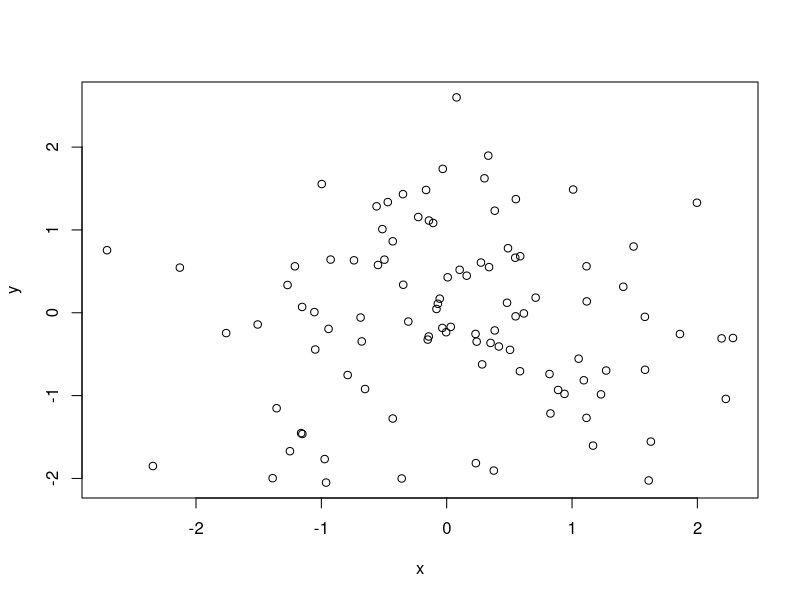
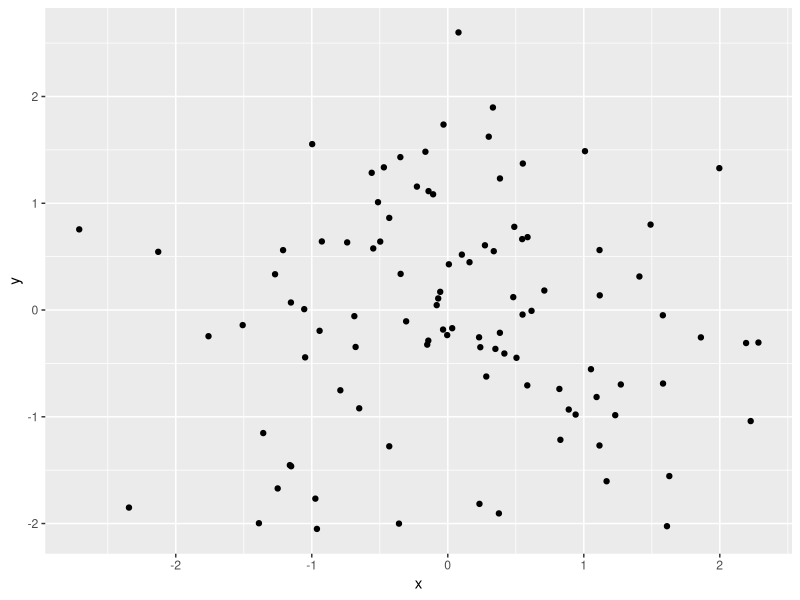

Source code (R) for these figures, in order:
## ---- chunk 1
#| include: false
## TODO setup code here
library("tidyverse")
## ---- chunk 2
x <- 5
## ---- chunk 3
## z-scoring a variable; subtract mean and divide by standard deviation
rt <- c(475, 637, 500, 901, 811, 766)

mean(rt)
sd(rt)

rt - mean(rt)
(rt - mean(rt)) / sd(rt)
## ---- chunk 4
#| echo: false
tribble(~ `function`, ~ description,
        "`select()`", "choose columns to include/exclude",
        "`filter()`", "specify criteria for including/excluding rows",
        "`mutate()`", "add new variables",
        "`arrange()`", "sort the rows",
        "`group_by()`", "change unit of analysis",
        "`summarise()`", "calculate aggregate statistics") |> knitr::kable()
## ---- chunk 5
#| echo: false
tribble(~ `function`, ~ description,
        "`count()`", "count unique combinations of variable values",
        "`distinct()`", "enumerate unique combinations of variable values",
        "`nrow()`", "number of rows in the table") |> knitr::kable()
## ---- chunk 6
sw1 <- count(starwars, hair_color)
sw2 <- arrange(sw1, desc(n))
sw2
## ---- chunk 7
starwars |>
  count(hair_color) |>
  arrange(desc(n))
## ---- chunk 8
#| echo: false
## generate some data
set.seed(1451)
x <- rnorm(100)
y <- rnorm(100)
dat <- tibble(x = x, y = y)
## ---- chunk 9
plot(x, y)
## ---- chunk 10
ggplot(dat, aes(x = x, y = y)) +
  geom_point()
